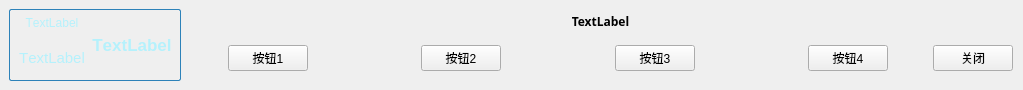
<?xml version="1.0" encoding="UTF-8"?>
<ui version="4.0">
 <class>Form</class>
 <widget class="QWidget" name="Form">
  <property name="geometry">
   <rect>
    <x>0</x>
    <y>0</y>
    <width>1023</width>
    <height>90</height>
   </rect>
  </property>
  <property name="windowTitle">
   <string>Form</string>
  </property>
  <layout class="QHBoxLayout" name="horizontalLayout_6">
   <property name="spacing">
    <number>0</number>
   </property>
   <property name="leftMargin">
    <number>0</number>
   </property>
   <property name="topMargin">
    <number>0</number>
   </property>
   <property name="rightMargin">
    <number>0</number>
   </property>
   <property name="bottomMargin">
    <number>0</number>
   </property>
   <item>
    <widget class="QWidget" name="widget" native="true">
     <layout class="QHBoxLayout" name="horizontalLayout_8" stretch="0,1">
      <property name="leftMargin">
       <number>9</number>
      </property>
      <property name="topMargin">
       <number>9</number>
      </property>
      <property name="rightMargin">
       <number>9</number>
      </property>
      <property name="bottomMargin">
       <number>9</number>
      </property>
      <item>
       <widget class="QWidget" name="timew" native="true">
        <property name="styleSheet">
         <string notr="true">#timew{
	border: 1px solid #2d82b9;
	border-radius: 2px;
}</string>
        </property>
        <layout class="QHBoxLayout" name="horizontalLayout_7" stretch="0,0">
         <property name="leftMargin">
          <number>9</number>
         </property>
         <property name="topMargin">
          <number>1</number>
         </property>
         <property name="rightMargin">
          <number>9</number>
         </property>
         <property name="bottomMargin">
          <number>1</number>
         </property>
         <item>
          <layout class="QVBoxLayout" name="verticalLayout_14" stretch="1,3">
           <property name="leftMargin">
            <number>1</number>
           </property>
           <property name="topMargin">
            <number>5</number>
           </property>
           <property name="rightMargin">
            <number>1</number>
           </property>
           <property name="bottomMargin">
            <number>1</number>
           </property>
           <item>
            <widget class="QLabel" name="day">
             <property name="font">
              <font>
               <pointsize>9</pointsize>
               <kerning>false</kerning>
              </font>
             </property>
             <property name="styleSheet">
              <string notr="true">color: #b5f1fc;</string>
             </property>
             <property name="text">
              <string>TextLabel</string>
             </property>
             <property name="alignment">
              <set>Qt::AlignBottom|Qt::AlignHCenter</set>
             </property>
            </widget>
           </item>
           <item>
            <widget class="QLabel" name="week">
             <property name="font">
              <font>
               <pointsize>11</pointsize>
               <kerning>false</kerning>
              </font>
             </property>
             <property name="styleSheet">
              <string notr="true">color: #b5f1fc;</string>
             </property>
             <property name="text">
              <string>TextLabel</string>
             </property>
             <property name="alignment">
              <set>Qt::AlignCenter</set>
             </property>
            </widget>
           </item>
          </layout>
         </item>
         <item>
          <layout class="QVBoxLayout" name="verticalLayout_15">
           <item>
            <widget class="QLabel" name="time">
             <property name="font">
              <font>
               <pointsize>13</pointsize>
               <bold>true</bold>
               <kerning>false</kerning>
              </font>
             </property>
             <property name="styleSheet">
              <string notr="true">color: #b5f1fc;</string>
             </property>
             <property name="text">
              <string>TextLabel</string>
             </property>
             <property name="alignment">
              <set>Qt::AlignCenter</set>
             </property>
            </widget>
           </item>
          </layout>
         </item>
        </layout>
       </widget>
      </item>
      <item>
       <widget class="QWidget" name="widget_2" native="true">
        <layout class="QVBoxLayout" name="verticalLayout_17" stretch="0,1">
         <property name="spacing">
          <number>5</number>
         </property>
         <property name="leftMargin">
          <number>1</number>
         </property>
         <property name="topMargin">
          <number>1</number>
         </property>
         <property name="rightMargin">
          <number>1</number>
         </property>
         <property name="bottomMargin">
          <number>1</number>
         </property>
         <item>
          <widget class="QLabel" name="title">
           <property name="font">
            <font>
             <family>黑体</family>
             <bold>true</bold>
             <kerning>true</kerning>
            </font>
           </property>
           <property name="styleSheet">
            <string notr="true"/>
           </property>
           <property name="text">
            <string>TextLabel</string>
           </property>
           <property name="alignment">
            <set>Qt::AlignCenter</set>
           </property>
          </widget>
         </item>
         <item>
          <layout class="QHBoxLayout" name="horizontalLayout_11" stretch="0,1,0,0">
           <item>
            <spacer name="horizontalSpacer_7">
             <property name="orientation">
              <enum>Qt::Horizontal</enum>
             </property>
             <property name="sizeHint" stdset="0">
              <size>
               <width>40</width>
               <height>20</height>
              </size>
             </property>
            </spacer>
           </item>
           <item>
            <layout class="QHBoxLayout" name="horizontalLayout_12">
             <item>
              <widget class="QWidget" name="widget_3" native="true">
               <layout class="QHBoxLayout" name="horizontalLayout">
                <property name="leftMargin">
                 <number>0</number>
                </property>
                <property name="topMargin">
                 <number>0</number>
                </property>
                <property name="rightMargin">
                 <number>0</number>
                </property>
                <property name="bottomMargin">
                 <number>0</number>
                </property>
                <item>
                 <widget class="QPushButton" name="pushButton">
                  <property name="text">
                   <string>按钮1</string>
                  </property>
                 </widget>
                </item>
                <item>
                 <spacer name="horizontalSpacer_6">
                  <property name="orientation">
                   <enum>Qt::Horizontal</enum>
                  </property>
                  <property name="sizeHint" stdset="0">
                   <size>
                    <width>98</width>
                    <height>43</height>
                   </size>
                  </property>
                 </spacer>
                </item>
                <item>
                 <widget class="QPushButton" name="pushButton_2">
                  <property name="text">
                   <string>按钮2</string>
                  </property>
                 </widget>
                </item>
                <item>
                 <spacer name="horizontalSpacer_5">
                  <property name="orientation">
                   <enum>Qt::Horizontal</enum>
                  </property>
                  <property name="sizeHint" stdset="0">
                   <size>
                    <width>97</width>
                    <height>43</height>
                   </size>
                  </property>
                 </spacer>
                </item>
                <item>
                 <widget class="QPushButton" name="pushButton_4">
                  <property name="text">
                   <string>按钮3</string>
                  </property>
                 </widget>
                </item>
                <item>
                 <spacer name="horizontalSpacer_4">
                  <property name="orientation">
                   <enum>Qt::Horizontal</enum>
                  </property>
                  <property name="sizeHint" stdset="0">
                   <size>
                    <width>98</width>
                    <height>43</height>
                   </size>
                  </property>
                 </spacer>
                </item>
                <item>
                 <widget class="QPushButton" name="pushButton_3">
                  <property name="text">
                   <string>按钮4</string>
                  </property>
                 </widget>
                </item>
               </layout>
              </widget>
             </item>
            </layout>
           </item>
           <item>
            <spacer name="horizontalSpacer_3">
             <property name="orientation">
              <enum>Qt::Horizontal</enum>
             </property>
             <property name="sizeHint" stdset="0">
              <size>
               <width>40</width>
               <height>20</height>
              </size>
             </property>
            </spacer>
           </item>
           <item>
            <widget class="QPushButton" name="pushButton_5">
             <property name="text">
              <string>关闭</string>
             </property>
            </widget>
           </item>
          </layout>
         </item>
        </layout>
       </widget>
      </item>
     </layout>
    </widget>
   </item>
  </layout>
 </widget>
 <resources/>
 <connections/>
</ui>
